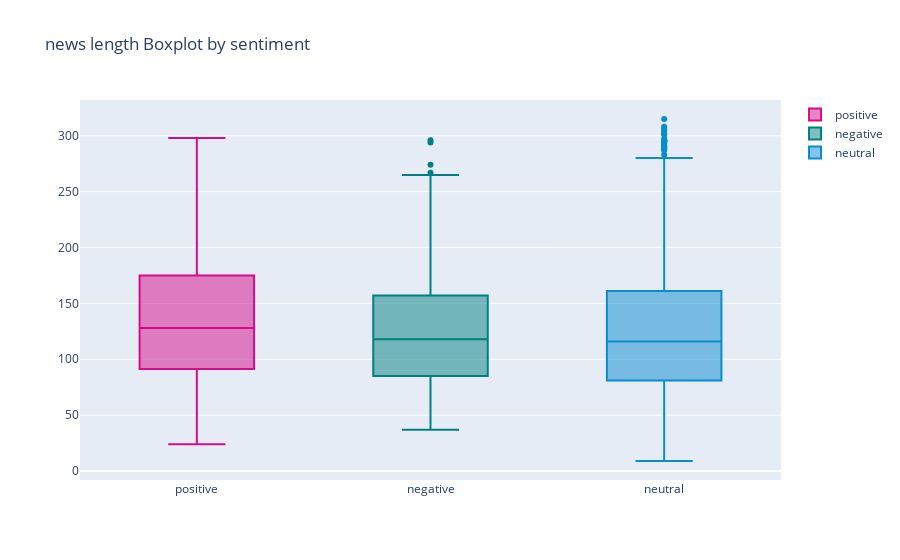

Notebook code cell kept with this figure:
### Code cell
y0 = df.loc[df['sentiment'] == 'positive']['news_len']
y1 = df.loc[df['sentiment'] == 'negative']['news_len']
y2 = df.loc[df['sentiment'] == 'neutral']['news_len']


trace0 = go.Box(
    y=y0,
    name = 'positive',
    marker = dict(
        color = 'rgb(214, 12, 140)',
    )
)
trace1 = go.Box(
    y=y1,
    name = 'negative',
    marker = dict(
        color = 'rgb(0, 128, 128)',
    )
)
trace2 = go.Box(
    y=y2,
    name = 'neutral',
    marker = dict(
        color = 'rgb(10, 140, 208)',
    )
)
data = [trace0, trace1, trace2]
layout = go.Layout(
    title = "news length Boxplot by sentiment"
)
go.Figure(data=data,layout=layout)

### Figure 1 — Plotly figure (JSON) as saved in the notebook; plotly's stock layout.template omitted (floating-point values rounded to 4 significant figures; data arrays with more than 128 entries replaced by an {"elided": "..."} marker saying what was removed)
{"data": [{"marker": {"color": "rgb(214, 12, 140)"}, "name": "positive", "type": "box", "y": {"elided": "1363 int values"}}, {"marker": {"color": "rgb(0, 128, 128)"}, "name": "negative", "type": "box", "y": {"elided": "604 int values"}}, {"marker": {"color": "rgb(10, 140, 208)"}, "name": "neutral", "type": "box", "y": {"elided": "2879 int values"}}], "layout": {"title": {"text": "news length Boxplot by sentiment"}}}
